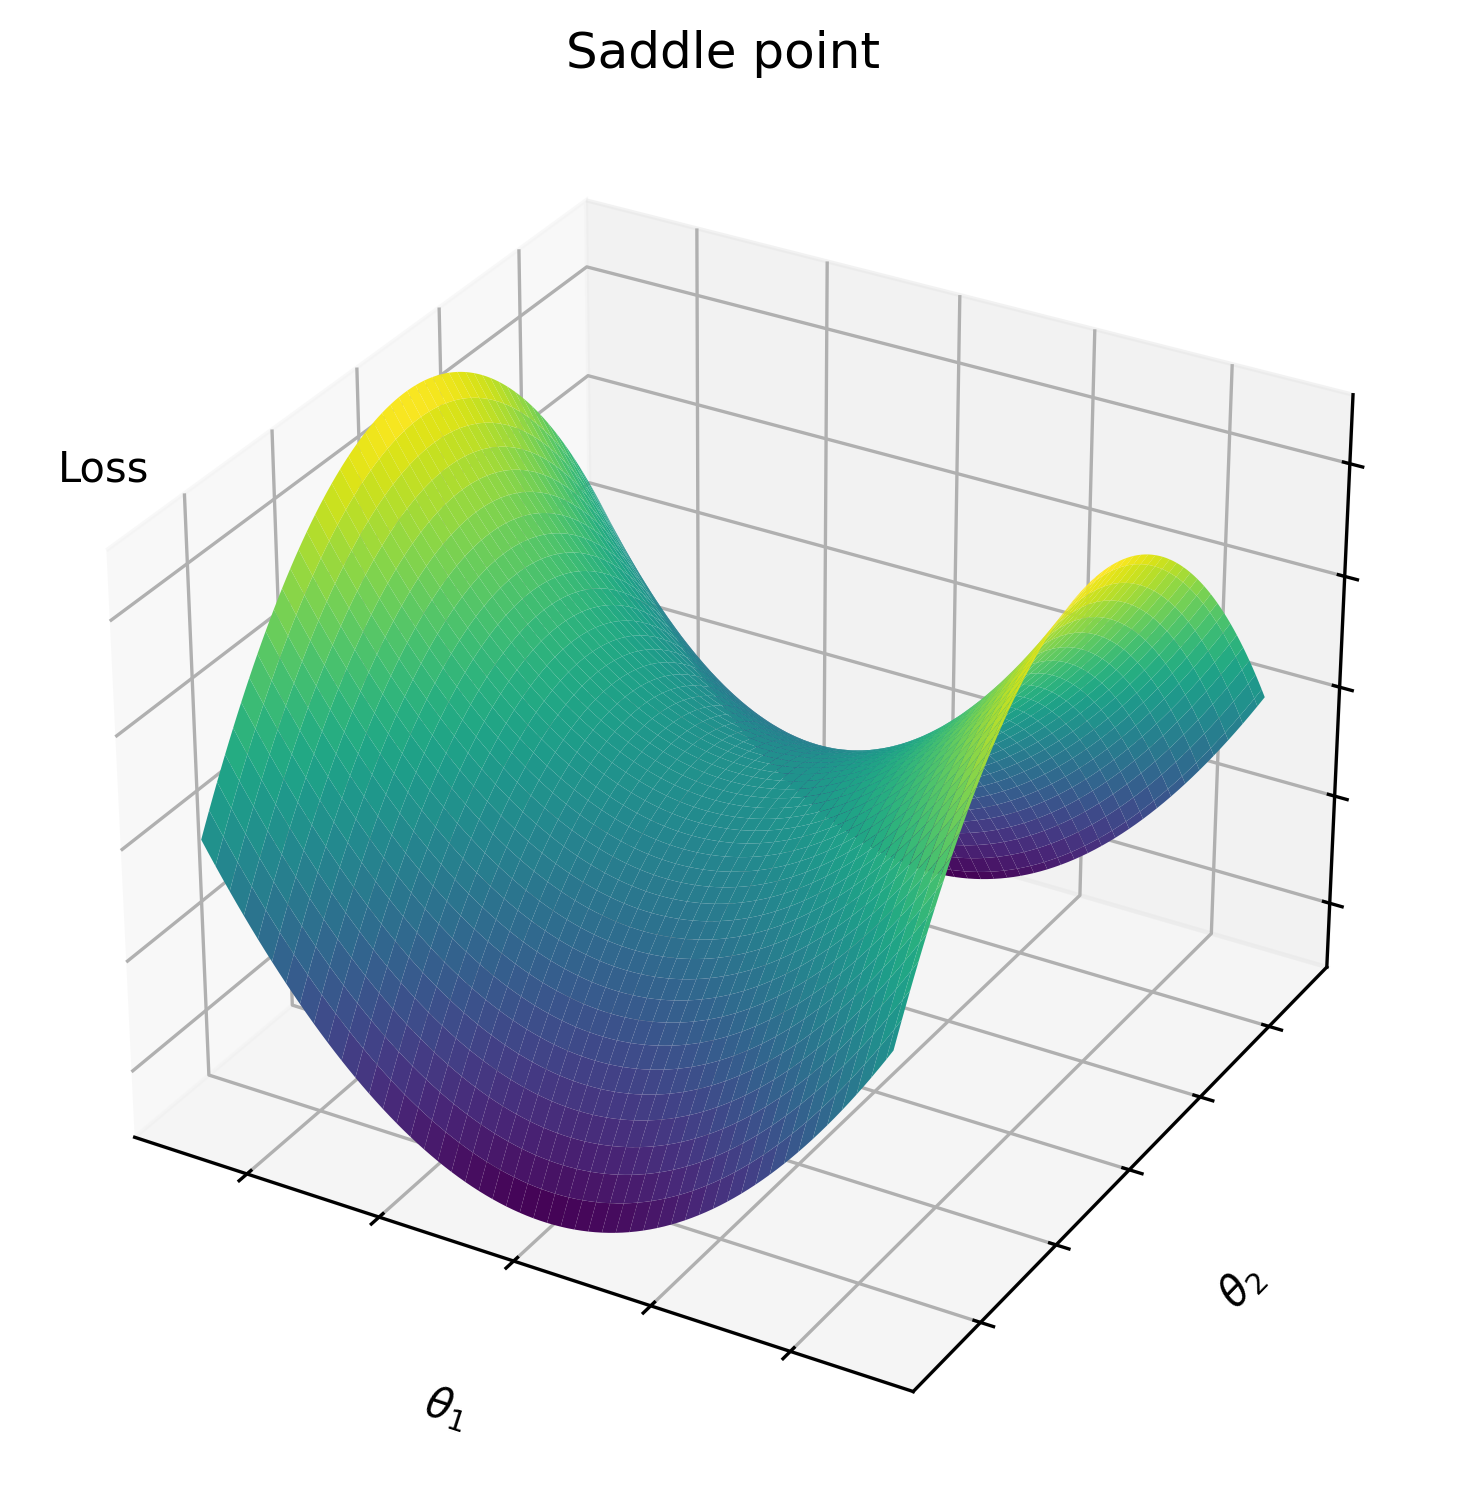

Reproduce this figure in Python.
import numpy as np
import matplotlib.pyplot as plt
from mpl_toolkits.mplot3d import Axes3D

# 손실 함수 정의 (안장점을 가진 2차원 손실 함수 예시)
def loss_function(x, y):
    return x**2 - y**2

# 그리드 생성
x_range = np.linspace(-5, 5, 100)
y_range = np.linspace(-5, 5, 100)
x, y = np.meshgrid(x_range, y_range)
z = loss_function(x, y)

# 3D 플롯 생성
fig = plt.figure(figsize=(8, 6))
ax = fig.add_subplot(111, projection='3d')

# 손실 함수의 3D 플롯 생성
ax.plot_surface(x, y, z, cmap='viridis', zorder=1)

# # 안장점 표시 (여기서는 (0, 0)이 안장점으로 가정)
# ax.scatter([0], [0], [loss_function(0, 0)], color='red', marker='o', s=30, label='Saddle Point', zorder=2)

# 그래프 설정
ax.set_xlabel(r'$\theta_1$')
ax.set_ylabel(r'$\theta_2$')
# ax.set_zlabel('Loss')
ax.set_title('Saddle point')
ax.text2D(0.02, 0.72, 'Loss', transform=ax.transAxes)
ax.set_xticklabels([])
ax.set_yticklabels([])
ax.set_zticklabels([])

# 플롯 보이기
plt.savefig('/root/PyHessian/graph/saddle_point.png', dpi=300, bbox_inches='tight', pad_inches=0.1)
